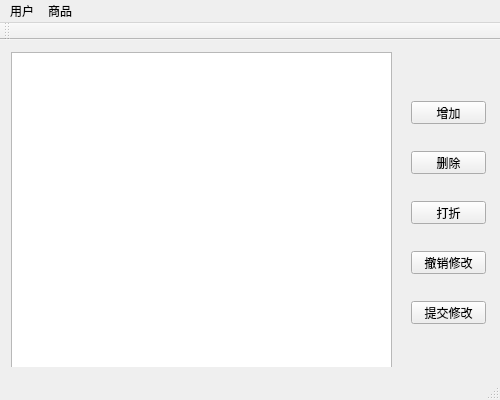
<?xml version="1.0" encoding="UTF-8"?>
<ui version="4.0">
 <class>MainWindow</class>
 <widget class="QMainWindow" name="MainWindow">
  <property name="geometry">
   <rect>
    <x>0</x>
    <y>0</y>
    <width>500</width>
    <height>400</height>
   </rect>
  </property>
  <property name="minimumSize">
   <size>
    <width>500</width>
    <height>400</height>
   </size>
  </property>
  <property name="maximumSize">
   <size>
    <width>500</width>
    <height>400</height>
   </size>
  </property>
  <property name="windowTitle">
   <string>电商交易平台</string>
  </property>
  <widget class="QWidget" name="centralWidget">
   <layout class="QHBoxLayout" name="horizontalLayout_4">
    <item>
     <widget class="QStackedWidget" name="stackedWidget">
      <property name="currentIndex">
       <number>1</number>
      </property>
      <widget class="QWidget" name="pageLogin">
       <layout class="QVBoxLayout" name="verticalLayout">
        <item>
         <widget class="QWidget" name="widget" native="true">
          <layout class="QGridLayout" name="gridLayout">
           <item row="2" column="4">
            <spacer name="verticalSpacer">
             <property name="orientation">
              <enum>Qt::Vertical</enum>
             </property>
             <property name="sizeType">
              <enum>QSizePolicy::Fixed</enum>
             </property>
             <property name="sizeHint" stdset="0">
              <size>
               <width>20</width>
               <height>20</height>
              </size>
             </property>
            </spacer>
           </item>
           <item row="4" column="2">
            <spacer name="horizontalSpacer_6">
             <property name="orientation">
              <enum>Qt::Horizontal</enum>
             </property>
             <property name="sizeType">
              <enum>QSizePolicy::Preferred</enum>
             </property>
             <property name="sizeHint" stdset="0">
              <size>
               <width>40</width>
               <height>20</height>
              </size>
             </property>
            </spacer>
           </item>
           <item row="1" column="3">
            <widget class="QLabel" name="label">
             <property name="font">
              <font>
               <family>Agency FB</family>
              </font>
             </property>
             <property name="text">
              <string>账号：</string>
             </property>
            </widget>
           </item>
           <item row="1" column="2">
            <spacer name="horizontalSpacer_4">
             <property name="orientation">
              <enum>Qt::Horizontal</enum>
             </property>
             <property name="sizeType">
              <enum>QSizePolicy::Preferred</enum>
             </property>
             <property name="sizeHint" stdset="0">
              <size>
               <width>40</width>
               <height>20</height>
              </size>
             </property>
            </spacer>
           </item>
           <item row="1" column="8">
            <spacer name="horizontalSpacer_7">
             <property name="orientation">
              <enum>Qt::Horizontal</enum>
             </property>
             <property name="sizeType">
              <enum>QSizePolicy::Preferred</enum>
             </property>
             <property name="sizeHint" stdset="0">
              <size>
               <width>40</width>
               <height>20</height>
              </size>
             </property>
            </spacer>
           </item>
           <item row="4" column="4">
            <widget class="QLineEdit" name="Password">
             <property name="echoMode">
              <enum>QLineEdit::Password</enum>
             </property>
            </widget>
           </item>
           <item row="4" column="3">
            <widget class="QLabel" name="label_2">
             <property name="text">
              <string>密码：</string>
             </property>
            </widget>
           </item>
           <item row="4" column="8">
            <spacer name="horizontalSpacer_5">
             <property name="orientation">
              <enum>Qt::Horizontal</enum>
             </property>
             <property name="sizeType">
              <enum>QSizePolicy::Preferred</enum>
             </property>
             <property name="sizeHint" stdset="0">
              <size>
               <width>40</width>
               <height>20</height>
              </size>
             </property>
            </spacer>
           </item>
           <item row="1" column="4">
            <widget class="QLineEdit" name="Account">
             <property name="enabled">
              <bool>true</bool>
             </property>
            </widget>
           </item>
           <item row="0" column="4">
            <spacer name="verticalSpacer_2">
             <property name="orientation">
              <enum>Qt::Vertical</enum>
             </property>
             <property name="sizeType">
              <enum>QSizePolicy::Fixed</enum>
             </property>
             <property name="sizeHint" stdset="0">
              <size>
               <width>20</width>
               <height>20</height>
              </size>
             </property>
            </spacer>
           </item>
          </layout>
         </widget>
        </item>
        <item>
         <widget class="QWidget" name="widget_3" native="true">
          <layout class="QHBoxLayout" name="horizontalLayout_3">
           <item>
            <spacer name="horizontalSpacer_8">
             <property name="orientation">
              <enum>Qt::Horizontal</enum>
             </property>
             <property name="sizeHint" stdset="0">
              <size>
               <width>40</width>
               <height>20</height>
              </size>
             </property>
            </spacer>
           </item>
           <item>
            <widget class="QComboBox" name="comboBox"/>
           </item>
           <item>
            <spacer name="horizontalSpacer">
             <property name="orientation">
              <enum>Qt::Horizontal</enum>
             </property>
             <property name="sizeType">
              <enum>QSizePolicy::Expanding</enum>
             </property>
             <property name="sizeHint" stdset="0">
              <size>
               <width>40</width>
               <height>20</height>
              </size>
             </property>
            </spacer>
           </item>
           <item>
            <widget class="QPushButton" name="LoginButton">
             <property name="text">
              <string>登录</string>
             </property>
            </widget>
           </item>
           <item>
            <spacer name="horizontalSpacer_3">
             <property name="orientation">
              <enum>Qt::Horizontal</enum>
             </property>
             <property name="sizeType">
              <enum>QSizePolicy::Fixed</enum>
             </property>
             <property name="sizeHint" stdset="0">
              <size>
               <width>35</width>
               <height>20</height>
              </size>
             </property>
            </spacer>
           </item>
           <item>
            <widget class="QPushButton" name="RegisterButton">
             <property name="text">
              <string>注册</string>
             </property>
            </widget>
           </item>
           <item>
            <spacer name="horizontalSpacer_2">
             <property name="orientation">
              <enum>Qt::Horizontal</enum>
             </property>
             <property name="sizeType">
              <enum>QSizePolicy::Expanding</enum>
             </property>
             <property name="sizeHint" stdset="0">
              <size>
               <width>43</width>
               <height>20</height>
              </size>
             </property>
            </spacer>
           </item>
          </layout>
          <zorder>RegisterButton</zorder>
          <zorder>LoginButton</zorder>
          <zorder>comboBox</zorder>
          <zorder>horizontalSpacer_8</zorder>
         </widget>
        </item>
       </layout>
      </widget>
      <widget class="QWidget" name="pageManagement">
       <widget class="QTableView" name="tableView_2">
        <property name="geometry">
         <rect>
          <x>0</x>
          <y>1</y>
          <width>381</width>
          <height>321</height>
         </rect>
        </property>
       </widget>
       <widget class="QPushButton" name="addButton">
        <property name="geometry">
         <rect>
          <x>400</x>
          <y>50</y>
          <width>75</width>
          <height>23</height>
         </rect>
        </property>
        <property name="text">
         <string>增加</string>
        </property>
       </widget>
       <widget class="QPushButton" name="deleteButton">
        <property name="geometry">
         <rect>
          <x>400</x>
          <y>100</y>
          <width>75</width>
          <height>23</height>
         </rect>
        </property>
        <property name="text">
         <string>删除</string>
        </property>
       </widget>
       <widget class="QPushButton" name="cancelButton">
        <property name="geometry">
         <rect>
          <x>400</x>
          <y>200</y>
          <width>75</width>
          <height>23</height>
         </rect>
        </property>
        <property name="text">
         <string>撤销修改</string>
        </property>
       </widget>
       <widget class="QPushButton" name="submitButton">
        <property name="geometry">
         <rect>
          <x>400</x>
          <y>250</y>
          <width>75</width>
          <height>23</height>
         </rect>
        </property>
        <property name="text">
         <string>提交修改</string>
        </property>
       </widget>
       <widget class="QPushButton" name="discountButton">
        <property name="geometry">
         <rect>
          <x>400</x>
          <y>150</y>
          <width>75</width>
          <height>23</height>
         </rect>
        </property>
        <property name="text">
         <string>打折</string>
        </property>
       </widget>
      </widget>
      <widget class="QWidget" name="pageInformation">
       <widget class="QTableView" name="tableView">
        <property name="geometry">
         <rect>
          <x>0</x>
          <y>0</y>
          <width>481</width>
          <height>321</height>
         </rect>
        </property>
       </widget>
      </widget>
      <widget class="QWidget" name="page">
       <widget class="QLabel" name="label_3">
        <property name="geometry">
         <rect>
          <x>130</x>
          <y>100</y>
          <width>91</width>
          <height>41</height>
         </rect>
        </property>
        <property name="font">
         <font>
          <family>Agency FB</family>
          <pointsize>26</pointsize>
         </font>
        </property>
        <property name="text">
         <string>欢迎，</string>
        </property>
       </widget>
       <widget class="QLabel" name="label_4">
        <property name="geometry">
         <rect>
          <x>230</x>
          <y>100</y>
          <width>181</width>
          <height>41</height>
         </rect>
        </property>
        <property name="font">
         <font>
          <family>Arial Narrow</family>
          <pointsize>26</pointsize>
         </font>
        </property>
        <property name="text">
         <string>TextLabel</string>
        </property>
       </widget>
      </widget>
     </widget>
    </item>
   </layout>
  </widget>
  <widget class="QMenuBar" name="menuBar">
   <property name="geometry">
    <rect>
     <x>0</x>
     <y>0</y>
     <width>500</width>
     <height>23</height>
    </rect>
   </property>
   <widget class="QMenu" name="menuuser">
    <property name="title">
     <string>用户</string>
    </property>
    <addaction name="actionlogin"/>
    <addaction name="separator"/>
    <addaction name="actionchange_password"/>
    <addaction name="separator"/>
    <addaction name="actionbalance_management"/>
    <addaction name="separator"/>
    <addaction name="actionlogout"/>
   </widget>
   <widget class="QMenu" name="menugoods">
    <property name="title">
     <string>商品</string>
    </property>
    <addaction name="actionmanagement"/>
    <addaction name="separator"/>
    <addaction name="actioninformation"/>
    <addaction name="separator"/>
    <addaction name="actionsearch"/>
   </widget>
   <addaction name="menuuser"/>
   <addaction name="menugoods"/>
  </widget>
  <widget class="QToolBar" name="mainToolBar">
   <attribute name="toolBarArea">
    <enum>TopToolBarArea</enum>
   </attribute>
   <attribute name="toolBarBreak">
    <bool>false</bool>
   </attribute>
  </widget>
  <widget class="QStatusBar" name="statusBar"/>
  <action name="actionlogin">
   <property name="icon">
    <iconset resource="res.qrc">
     <normaloff>:/Images/login.png</normaloff>:/Images/login.png</iconset>
   </property>
   <property name="text">
    <string>登录</string>
   </property>
  </action>
  <action name="actionchange_password">
   <property name="icon">
    <iconset resource="res.qrc">
     <normaloff>:/Images/password.png</normaloff>:/Images/password.png</iconset>
   </property>
   <property name="text">
    <string>密码设置</string>
   </property>
  </action>
  <action name="actionbalance_management">
   <property name="icon">
    <iconset resource="res.qrc">
     <normaloff>:/Images/balance.png</normaloff>:/Images/balance.png</iconset>
   </property>
   <property name="text">
    <string>余额管理</string>
   </property>
  </action>
  <action name="actionlogout">
   <property name="icon">
    <iconset resource="res.qrc">
     <normaloff>:/Images/logout.png</normaloff>:/Images/logout.png</iconset>
   </property>
   <property name="text">
    <string>注销</string>
   </property>
  </action>
  <action name="actioninformation">
   <property name="icon">
    <iconset resource="res.qrc">
     <normaloff>:/Images/goods_information.png</normaloff>:/Images/goods_information.png</iconset>
   </property>
   <property name="text">
    <string>商品信息</string>
   </property>
  </action>
  <action name="actionsearch">
   <property name="icon">
    <iconset resource="res.qrc">
     <normaloff>:/Images/search.png</normaloff>:/Images/search.png</iconset>
   </property>
   <property name="text">
    <string>搜索</string>
   </property>
  </action>
  <action name="actionmanagement">
   <property name="icon">
    <iconset resource="res.qrc">
     <normaloff>:/Images/goods_management.png</normaloff>:/Images/goods_management.png</iconset>
   </property>
   <property name="text">
    <string>商品管理</string>
   </property>
  </action>
 </widget>
 <layoutdefault spacing="6" margin="11"/>
 <resources>
  <include location="res.qrc"/>
 </resources>
 <connections/>
</ui>
